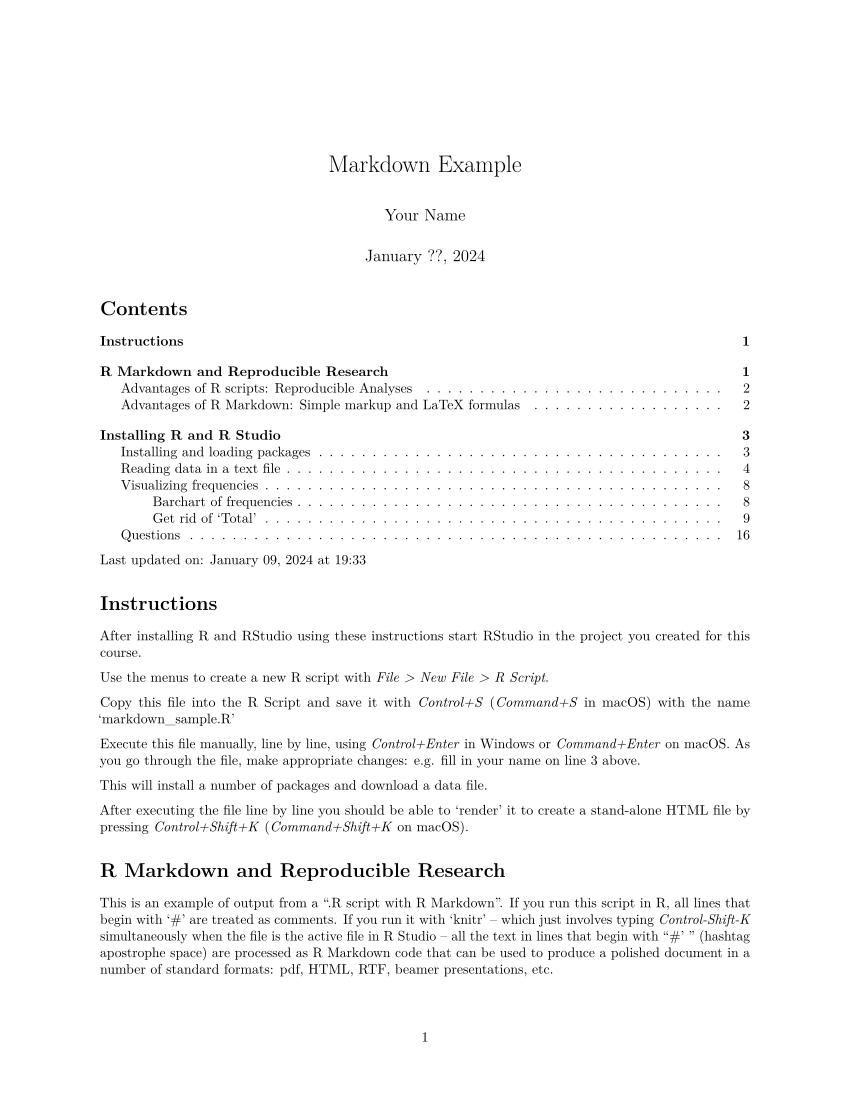

Reproduce this figure in R.
#' ---
#' title: "Markdown Example"
#' author: "Your Name"
#' date: "January ??, 2024"
#' output:
#'   pdf_document: 
#'     toc: true
#'     toc_depth: 3
#' ---
#' Last updated on: `r format(Sys.time(), '%B %d, %Y at %H:%M')`
#' 
#' # Instructions
#' 
#' After installing R and RStudio using 
#' [these instructions](software_installation.html)
#' start RStudio in the project you created for this course.
#' 
#' Use the menus to create a new R script with 
#' _File > New File > R Script_.
#' 
#' Copy this file into the R Script and save it with 
#' _Control+S_ (_Command+S_ in macOS) with the name 'markdown_sample.R'
#' 
#' Execute this file manually, line by line, using 
#' _Control+Enter_ in Windows or _Command+Enter_ on macOS.
#' As you go through the file, make appropriate changes: e.g.
#' fill in your name on line 3 above.
#' 
#' This will install a number of packages and download a data file.
#' 
#' After executing the file line by line you should be able to 
#' 'render' it to create a stand-alone HTML file by pressing
#' _Control+Shift+K_ (_Command+Shift+K_ on macOS).
#' 
#+ setup_options, include=FALSE
# This is an example of a code chunk contains options that you don't want to
# appear in the rendered text:
knitr::opts_chunk$set(comment=NA) # suppresses '## ' in output
library(spida2)
library(magrittr)
#' 
#' <!--
#' TODO: This is an example of a hidden comment that 
#' doesn't show up in the printed version.
#' 
#' It's very useful to keep notes about what you plan to do next, etc.
#' 
#' Replace "my name"Your Name" with your name in the 
#' 'YAML header' (the portion between the two `#' ---` lines)
#' and use this file template for .R scripts you will write 
#' for your assignments and projects.
#' 
#' Note that the YAML header is very sensitive to 
#' indentation and the error messages if you get the 
#' indentation wrong are not at all helpful.
#' 
#' To render this file as a HtML file, press Control-Shift-K in RStudio
#' in Windows or Command+Shift+K in macOS.
#' 
#' But you'll need to run it line-by-line first to download the data file 'Titanic.txt'
#' 
#' The next line ends the hidden comment:
#' -->
#' 
#' # R Markdown and Reproducible Research
#' 
#' This is an example of output from a ".R script with R Markdown". 
#' If you run this script in R, all lines that begin with '#' 
#' are treated as comments. 
#' If you run it with 'knitr' -- which just involves typing _Control-Shift-K_
#' simultaneously when the file is the active file in R Studio -- all the text
#' in lines that begin with "#'\ " (hashtag apostrophe space) are processed as 
#' [R Markdown code](files/rmarkdown-2.0.pdf)
#' that can be used to produce a polished document in a number of standard 
#' formats: pdf, HTML, RTF, beamer presentations, etc.
#' 
#' Note that online help for [R Markdown](http://rmarkdown.rstudio.com/)
#' describes syntax for ".Rmd" files. They are the same as ".R scripts with R
#' Markdown" files minus the "#'\ " and plus *code chunk delimiters*. In .R
#' scripts, the code chunk delimiters are not necessary, which makes .R scripts
#' easier to use. There are legitimate reasons to prefer ".Rmd" files but for 
#' uniformity when collaborating it is suggested that you use 
#' ".R scripts with R Markdown" in this course.
#' 
#' Almost all the work in this course will be done and
#' submitted this way.
#' 
#' ## Advantages of R scripts: Reproducible Analyses
#' 
#' One of the great strengths of Markdown is that it allows you to do
#' **reproducible** analyses and reports. Another researcher can use your R
#' script on the same data and get the same results. They can verify the
#' exact steps you took and can easily test how results would be affected by
#' modifying the analysis.
#' 
#' You can collaborate with others much more easily knowing that if you 
#' send a script and data files to a collaborator they will get the 
#' same output (provided they have installed the same packages).
#' 
#' An important practice for reproducible research is that the analyst should
#' never modify raw data. For example, if you find some errors in a spreadsheet
#' sent by a client or downloaded from the internet, it is very tempting to
#' manually correct the errors in the spreadsheet.  
#' 
#' However, when you receive or download a new
#' version of the spreadsheet you would need to apply the corrections 
#' the same way. If you did them manually you will not be able to 
#' guarantee consistency in your corrections.
#' 
#' To ensure reproducibility, the corrections should be 
#' done with code in the R script. 
#' This will usually involve the use of a very powerful tool: 
#' [regular expressions](http://www.aivosto.com/vbtips/regex.html), 
#' the subject of this [xkcd](https://xkcd.com/) 
#' [cartoon](http://imgs.xkcd.com/comics/regular_expressions.png).
#' 
#' With regular expressions, data corrections can usually be made in a 
#' way that does not introduce errors when applied to a future corrected 
#' version of the spreadsheet.
#' 
#' ## Advantages of R Markdown: Simple markup and LaTeX formulas
#' 
#' As illustrated in this script, you can combine:
#' 
#' 1. R code
#' 2. R output
#' 3. R graphics
#' 4. text
#' 5. hyperlinks
#' 6. embedded graphics
#' 6. headings, table of contents and other markup
#' 7. mathematical formulas in LaTeX
#' 8. and, with a bit of effort, interactive graphics and other widgets
#' 
#' in a document. 
#' 
#' [LaTeX](https://www.latex-project.org/) is the most widely used 
#' language and environment for technical publishing.  
#' In R Markdown, we have access to its language for 
#' [mathematical formulas](https://en.wikibooks.org/wiki/LaTeX/Mathematics). 
#' For example, we can write:
#' 
#' $$y_i= \beta_0 + \beta_1 x_i + \epsilon_i \quad i = 1, ... , n,
#' \;  \epsilon \sim \mathrm{N}(0,\sigma^2)$$
#' 
#' where $\beta_0 = 2$, $\beta_1 = 0.5$, $\sigma = 2$.
#' 
#' All you need in order to use R Markdown to produce HTML output
#' is automatically installed when you install 
#' [R Studio](https://www.rstudio.com/).
#' 
#' # Installing R and R Studio
#' 
#' If you are running this script, you have probably already installed
#' R and RStudio.
#' 
#' To install R visit 
#' [this 'mirror' of the The Comprehensive R Archive Network](https://cloud.r-project.org/) 
#' and follow the instructions for your operating system: 
#' Mac OS X, Windows or Linux. 
#' 
#' Read the information carefully. 
#' If you use Windows, install 'Rtools' as suggested. 
#' If you use Mac OS X, consider whether you need 
#' to install XQuartz.
#' 
#' After installing R, next install 
#' [R Studio](https://www.rstudio.com/products/rstudio/#Desktop).
#' 
#' Once R Studio is installed, open it with the icon 
#' on your desktop. We will use the console in R Studio to
#' install some packages.
#'  
#' ## Installing and loading packages
#' 
#' There are three main sources of packages for R:
#' 
#' 1. Many packages come with R when you install it initially.
#' 2. Most additional packages you might consider installing
#'    reside on 'CRAN', the Comprehensive R Archive Network, 
#'    that provides relative stable versions of packages 
#'    that have passed some automated tests, and
#' 3. 'github.com' where most developers provide access to the latest
#'    beta versions of their packages or to packages 
#'    that have not been sent for inclusion in CRAN.
#'     
#' The first package we install resides on CRAN and it is needed to 
#' install packages from GitHub.
#'
#' Note that "#+\ " denotes a "chunk option" that modifies the behaviour of
#' R until the end of the chunk. A chunk is ended by any line that starts with
#' "#'\ " or with "#+\ ".  The option "'"eval=FALSE" prevents R from running
#' (evaluating) the chunk when you use Crtl-Shift-K to produce an output file.
#' We assume that all packages have already been installed interactively before
#' using Crtl-Shift-K.
#' 
#' If you haven't installed the following packages yet, this is an opportunity 
#' to do so. You must run these lines 'manually' by using Ctrl-Enter with the
#' cursor on the line.
#' 
#+ eval=FALSE 
# These lines will not be run when you render the script with Ctrl-Shift-K
install.packages('devtools') 
#' 
#' While we are at it we can install a few more packages from
#' CRAN:
#'
#+ eval=FALSE 
install.packages(c("car", "effects", "ggplot2", "Hmisc"))
install.packages(c("knitr", "magrittr", "rgl", "rio", "rmarkdown", "readxl", "cv"))
install.packages(c("latticeExtra"))
install.packages('kableExtra')
devtools::install_github('gmonette/spida2')
devtools::install_github('gmonette/p3d')
#' 
#' Installing packages only needs to be done once every 
#' time you install a new version of R. You can 
#' update them occasionally, with:
#' 
#+ eval=FALSE
update.packages()
#' 
#' Github packages need to be reinstalled periodically
#' to get the latest updates:
#' 
#+ eval=FALSE
# devtools::install_github('gmonette/spida2')
# devtools::install_github('gmonette/p3d')
#' 
#' I expect these packages to be updated frequently during the course
#' and you need to reinstall
#' them to have access to the latest versions.  
#' 
#' Each time you use R, you need to load the packages you need
#' for that session with the 'library' command: 
#' 
library(car)
library(spida2) 
library(lattice)
library(latticeExtra)
#'
#' ## Reading data in a text file
#' 
#' The easiest formats to read are CSV files (comma-separated-value files
#' which are easily created from Excel by saving a spreadsheet as
#' a CSV file), and tab-delimited text files, usually with a 
#' '.txt' extension. 
#' 
#' You need to know the location of the file relative to the script file.
#' 
#' Be sure to set the working directory, which you can find with 
getwd()
#' to the directory of the script file. In RStudio, use the menus:
#' 
#' _Session > Set Working Directory > To Source File Location_
#' 
#' Then you can refer to the file using a relative path. This is much
#' better than an absolute path since you can send the script and the
#' data set to a collaborator and they will be able to run the script
#' after saving the script and the data set in a directory on their
#' own computer. 
#' 
#' To illustrate, we will download a data file and use for a 
#' brief exploration,
#' 
#+ eval=FALSE
# You only need to download once, so this is in a code chunk that
# will not be run when you use Ctrl-Shift-K to render the file.
download.file("http://socserv.socsci.mcmaster.ca/jfox/Books/Applied-Regression-3E/datasets/Titanic.txt",
                 "Titanic.txt")
#' This copies the file 'Titanic.txt' into the working directory.
#' This file is a list of passengers on the Titanic and does
#' not include the crew.
#' 
#' Note that all the data sets from the textbook can be downloaded
#' this way. However, it is better to create a 'data' subdirectory
#' and download them there.
list.files()
#' 
#' You can also read a text file from the internet by using the URL
#' but then you need to be connected to the internet whenever you
#' read the file. 
titanic <- read.table("Titanic.txt", header = T)
library(spida2)
library(lattice)
head(titanic)  # first 6 lines
tail(titanic)  # last 6 lines
dim(titanic)   # rows and columns
xqplot(titanic)
#
# frequency table
#
tab(titanic, ~ survived + sex + passengerClass)
#
# percentage within each 'sex by passengerClass' grouping
#
tab(titanic, ~ survived + sex + passengerClass, pct = c(2,3))
# nicer:
tab(titanic, ~ survived + sex + passengerClass, pct = c(2,3))  %>% 
  round(1)
#' 
#' Note that the '%>%' operator 'pipes' the output of the left-hand side (lhs)
#' as the first argument of the function on the right.
#' 
#' In RStudio, you can type '%>%' by pressing _Control-Shift-M_.
#' 
#' ## Visualizing frequencies
#' 
#'
#' ### Barchart of frequencies
#'
tab(titanic, ~ survived + sex + passengerClass)
tab(titanic, ~ survived + sex + passengerClass)  %>%  
  barchart(auto.key=T)
#'
#' ### Get rid of 'Total'
#' 
#' Using `tab_` instead of `tab` suppresses the "Total" margin which we don't want to display
#' since it is redundant in the graph. Using `tab__` suppresses both the "Total" margin the
#' the "All" margin in conditional tables generated by using the arguments `pct` or `pr`.
#' 
tab_(titanic, ~ survived + sex + passengerClass) 
tab_(titanic, ~ survived + sex + passengerClass)  %>%  
  barchart(auto.key=T)
gd() # ggplot2-like appearance
tab_(titanic, ~ survived + sex + passengerClass)  %>%  
  barchart(
  	auto.key = list(space = 'right', title='Class'), 
  	xlim = c(0, 800))
#' 
#' This is not really informative. We want to see the relative proportion of
#' survivors in the different subgroups so we change the order of the variables.
#' Also the labels 'yes' and 'no' are not informative themselves.
#' 
#' We change the order of the variables in the formula so the variable we want to 
#' see within bars comes last.
#' 
#' The first variable generates different bars within panels and the second variable
#' generates the panels.  
#'    
tab_(titanic, ~  sex + passengerClass + survived)
tab_(titanic, ~  sex + passengerClass + survived)  %>% 
  barchart(xlab = 'number of passengers',
           xlim = c(0,550),
           auto.key=list(space='right',title='survived'))
#' 
#' But if we want to emphasize proportions we really want proportions
#'   
tab_(titanic, ~  sex + passengerClass + survived, pct = c(1,2)) %>% 
  barchart(xlab = 'percentage of passengers',
           auto.key=list(space='right',title='survived'))
#' 
#' This shows overall proportions as well as within-gender proportions.
#' To get rid of both 'All' and 'Total'. Use `tab__` 
#' instead of `tab`.
#'   
tab__(titanic, ~  sex + passengerClass + survived, pct = c(1,2)) %>% 
  barchart(xlab = 'percentage of passengers', layout = c(1,3),
           auto.key=list(space='right',title='survived'))
#' 
#' experimenting:
#' 
tab__(titanic, ~  sex + passengerClass + survived, pct = c(1,2))
tab__(titanic, ~  sex + passengerClass + survived, pct = c(1,2)) %>% 
  barchart(ylab = 'percentage of passengers',
           horizontal = FALSE,
           ylim = c(0,100), layout = c(3,1),
           auto.key=list(space='right',title='survived'))
#'
#' Looks wrong because order of colors are different in graph and in legend
#' 
tab__(titanic, ~  sex + passengerClass + survived, pct = c(1,2)) %>% 
  barchart(ylab = 'percentage of passengers',
           horizontal = FALSE,
           ylim = c(0,100), layout = c(3,1),
  		   scales = list(x=list(rot=45)),
           auto.key=list(space='right',title='survived', reverse.rows = T))
#'
#' more experimenting:
#'
tab__(titanic, ~  passengerClass + sex + survived)
gd()
tab__(titanic, ~  passengerClass + sex + survived) %>% 
  barchart(ylab = 'number of passengers',
  		   ylim = c(0,500), 
           horizontal = FALSE,
           auto.key=list(space='right',title='survived',
           			  reverse.rows=T))
#'
#' Note that 'reverse.rows' get the key to show colors in the same order
#' as in the plot.
#' 
tab__(titanic, ~  passengerClass + sex + survived) %>% 
  barchart(ylab = 'number of passengers',
  		   ylim = c(0,500), 
  		 #  box.width = rep(.9^c(2,1,1,1,1,1), each = 2),
           box.width = c(1,5,5,.1)/10,
  		 box.ratio = 2, stack = F,
           horizontal = FALSE,
           auto.key=list(space='right',title='survived', reverse.rows = T))
#'
#' ## Questions
#' 
#' - What are the pros and cons of these various graphs?
#' - Can you find good visualizations of the Titanic data? 
#' - What factors make a visualization effective?
#' - You've heard "a picture is worth a thousand words".  But how
#'   about: "a picture is worthless unless it tells a good story."
#'   Do any of these plots tell a good story?
#' - What factors detract from the effectiveness of a visualization?
#' - Can you think of ways of presenting this data that would be more effective
#'   than the ones above? 
#' - If you are familiar with 'ggplot2', use it to present this data?
#' - Try mosaic plots in the 'vcdExtra' package.
#' 
